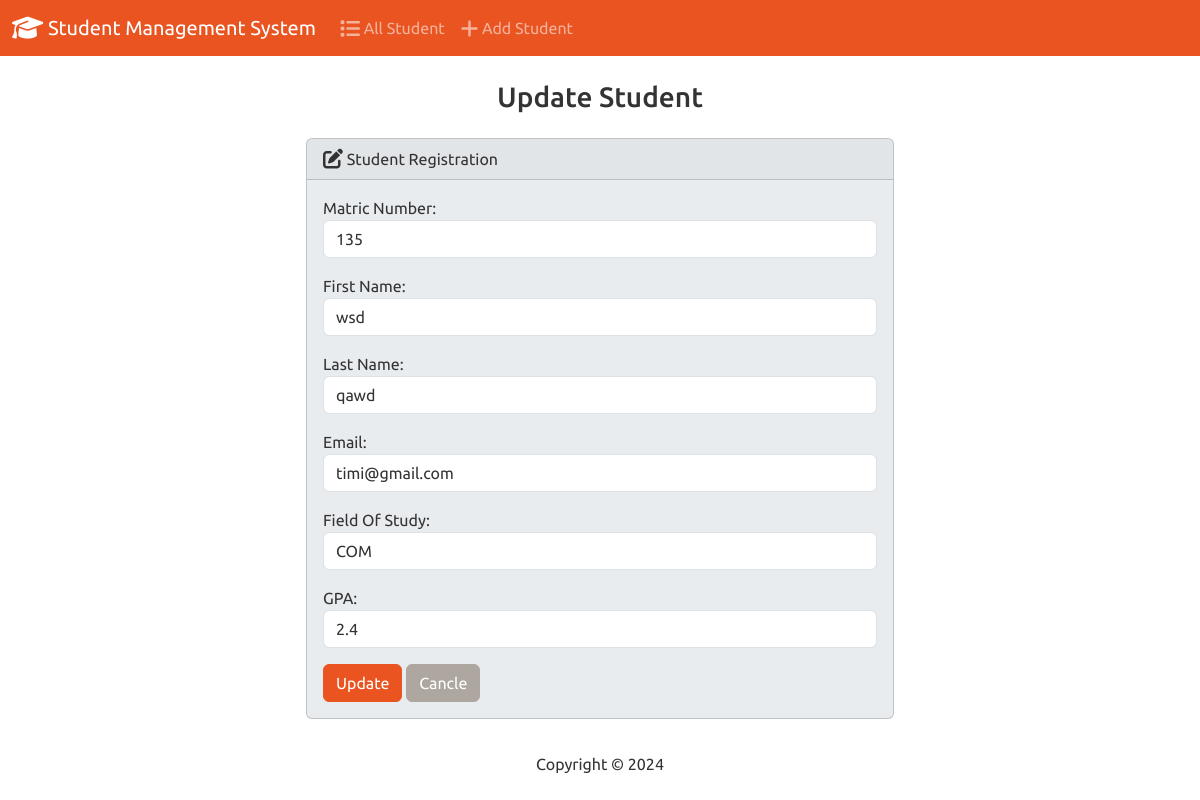
The page /edit/7/ on the database its author committed.
### students/models.py (models this page shows, shortened)
class Student(models.Model):
    matric_number = models.PositiveIntegerField()
    first_name = models.CharField(max_length=50)
    last_name = models.CharField(max_length=50)
    email = models.EmailField(max_length=100)
    field_of_study = models.CharField(max_length=100)
    gpa = models.FloatField()

### students/views.py (the view)
# urls.py: path('edit/<int:id>/', views.edit, name='edit'),
def edit(request, id):
    if request.method == "POST":
        student = Student.objects.get(pk=id)
        form = StudentForm(request.POST, instance=student)
        if form.is_valid():
            form.save()
            return render(request, 'students/edit.html',{
                'form': form,
                'success': True
            })
    else:
        student = Student.objects.get(pk=id)
        form = StudentForm(instance=student)
        return render(request, 'students/edit.html',{
                'form': form,
            })

### students/forms.py
class StudentForm(forms.ModelForm):
    class Meta:
        model= Student
        fields= ['matric_number', 'first_name', 'last_name', 'email', 'field_of_study', 'gpa']
        labels= {
            'matric_number': 'Matric Number',
            'first_name': 'First Name',
            'last_name': 'Last Name',
            'email': 'Email',
            'field_of_study': 'Field Of Study',
            'gpa' :'GPA',
        }
        widgets={
            'matric_number': forms.NumberInput(attrs={'class': 'form-control'}),
            'first_name': forms.TextInput(attrs={'class': 'form-control'}),
            'last_name': forms.TextInput(attrs={'class': 'form-control'}),
            'email': forms.EmailInput(attrs={'class': 'form-control'}),
            'field_of_study': forms.TextInput(attrs={'class': 'form-control'}),
            'gpa': forms.NumberInput(attrs={'class': 'form-control'}),
        }

### students/templates/students/edit.html (shortened to what this page needs)
{% extends "students/base.html" %}
{% block body %}
    <h3 class="text-center m-4">Update Student</h3>
    {% if success %}
        <div class="alert alert-success" role="alert">
            The student was updated successfully.
            <a href="{% url 'index' %}" class="alert-link">Go to home page</a>
        </div>
    {% else %}
        <div class="row justify-content-center">
            <div class="col-6">
                <div class="card bg-light mb-3" >
                    <div class="card-header">
                        <i class="fa-solid fa-regular fa-pen-to-square fa-lg"></i> Student Registration
                    </div>
                    <div class="card-body">
                        <form  action="" method="POST">
                        {{ form.as_p }}
                        <button type="submit" class="btn btn-primary">Update</button>
                        <a href="{% url 'index' %}" class="btn btn-secondary">Cancle</a>
                        </form>
                    </div>
                </div>
            </div>
        </div>
    {% endif %}
{% endblock %}

### rows shown on the page
Student: matric_number "135", first_name "wsd", last_name "qawd", email "timi@gmail.com", field_of_study "COM", gpa "2.4"
